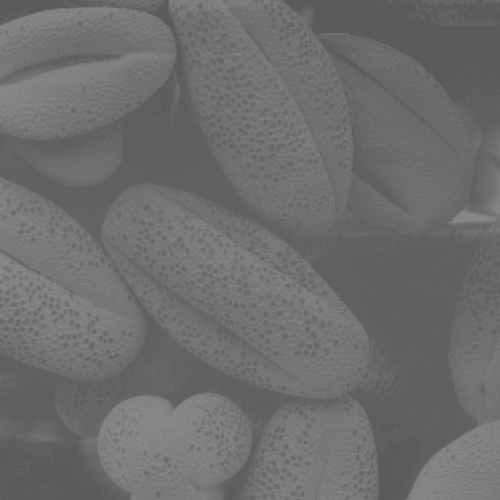
#> input picture Fig0320(2)(2nd_from_top).tif, 500 x 500 px
$ python histograma.py
#> lines starting #> are read from the running program, lines starting #| are printed output that depends on the picture
import cv2
import numpy as np
import matplotlib.pyplot as plt

# Carregar a imagem em escala de cinza
image = cv2.imread('Fig0320(2)(2nd_from_top).tif', cv2.IMREAD_GRAYSCALE)
#> image is the input picture: shape (500, 500); min 91, max 138, mean 109.1

# Calcular o histograma
hist = {}
for i in range(0,image.shape[0]):
    for j in range(0,image.shape[1]):
        val = image[i,j]
        if val in hist:
            hist[val] += 1
        else:
            hist[val] = 1
#> after the loop, hist = 42 items

for i in range (0,256):
    if i in hist:
        continue
    else:
        hist[i] = 0
#> after the loop, hist = 256 items
print(hist)
#> (printed output is left out)
hist = sorted(hist.items(), key=lambda x: x[0])
#> hist = 256 pairs, first value 0 to 255, second value 0 to 19078
print(type(hist))
#| <class 'list'>
print(hist)
#> (printed output is left out)

L,qtd = zip(*hist)
#> L = 256 values from 0 to 255; qtd = 256 values, max 19078 at index 96, min 0 at index 0, mean 976.6

##Agora equalizando!!!!!!!
totalPixel = image.shape[0]*image.shape[1]
#> totalPixel = 250000
print(totalPixel)
#| 250000
porcentagem = []
probAcumulada = []
print(len(hist))
#| 256
porc = 0
for i in range(0,len(hist)):
    val = hist[i][1]
    porc = porc + (val/totalPixel)
    porcentagem.append(val/totalPixel)
    probAcumulada.append(porc)
#> after the loop, porc = 1; porcentagem = 256 values, max 0.0763 at index 96, min 0 at index 0, mean 0.00391; probAcumulada = 256 values from 0 to 1
print(porcentagem)
#> (printed output is left out)
print(probAcumulada)

newValues = []
for i in range (0, len(probAcumulada)):
    prob = probAcumulada[i]
    val = prob * 255
    newValues.append(int(val))
#> after the loop, newValues = 256 values from 0 to 255
print(newValues)

new_image = np.zeros_like(image)
for i in range(0, len(hist)):
    intensidade,_ = hist[i]
    coords = np.argwhere(image == intensidade)
    for coord in coords:
        x,y = coord
        new_image[x,y] = newValues[i]
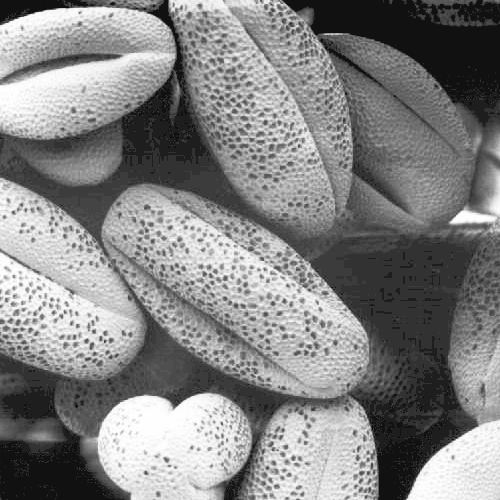
#> new_image: shape (500, 500); min 17, max 255, mean 131.4


# Plotar o histograma
plt.bar(L, qtd, width=1.0, color='gray')
plt.title('Histograma em Escala de Cinza')
plt.xlabel('Níveis de Cinza')
plt.ylabel('Frequência')
plt.show()
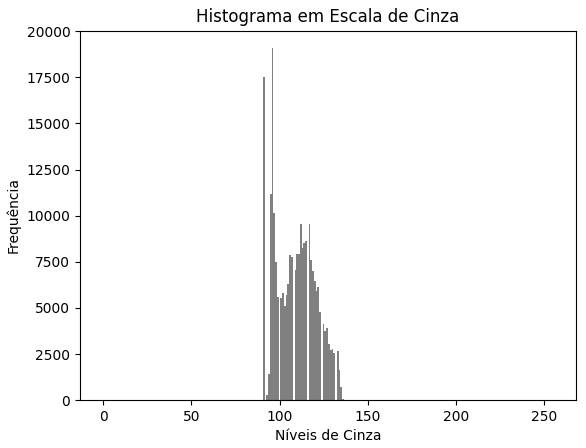
#> figure drawn by matplotlib, 1 panel; tallest bar 19078 high, from x = 95.5 to 96.5

hist = {}
for i in range(0,new_image.shape[0]):
    for j in range(0,new_image.shape[1]):
        val = new_image[i,j]
        if val in hist:
            hist[val] += 1
        else:
            hist[val] = 1
#> after the loop, hist = 39 items


print(hist)
hist = sorted(hist.items(), key=lambda x: x[0])
#> hist = 39 pairs, first value 17 to 255, second value 1 to 19078
print(type(hist))
print(hist)

L,qtd = zip(*hist)
#> L = 39 values from 17 to 255; qtd = 39 values, max 19078 at index 4, min 1 at index 38, mean 6410.3

plt.bar(L, qtd, width=1.0, color='gray')
plt.title('Histograma em Escala de Cinza Equalizada')
plt.xlabel('Níveis de Cinza')
plt.ylabel('Frequência')
plt.show()
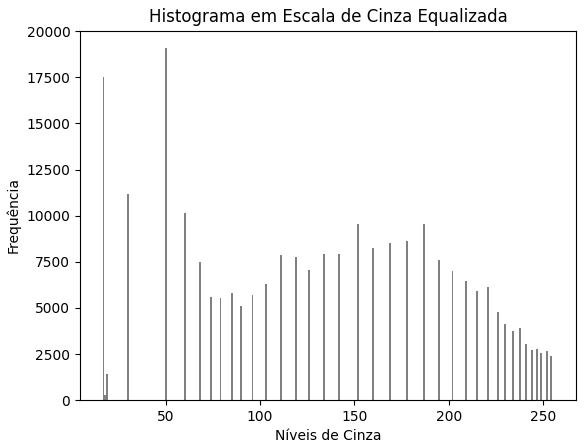
#> figure drawn by matplotlib, 1 panel; tallest bar 19078 high, from x = 49.5 to 50.5

cv2.imshow('Imagem em Escala de Cinza', image)
cv2.imshow('Imagem em Escala de Cinza Equalizada', new_image)
cv2.waitKey(0)
cv2.destroyAllWindows()
